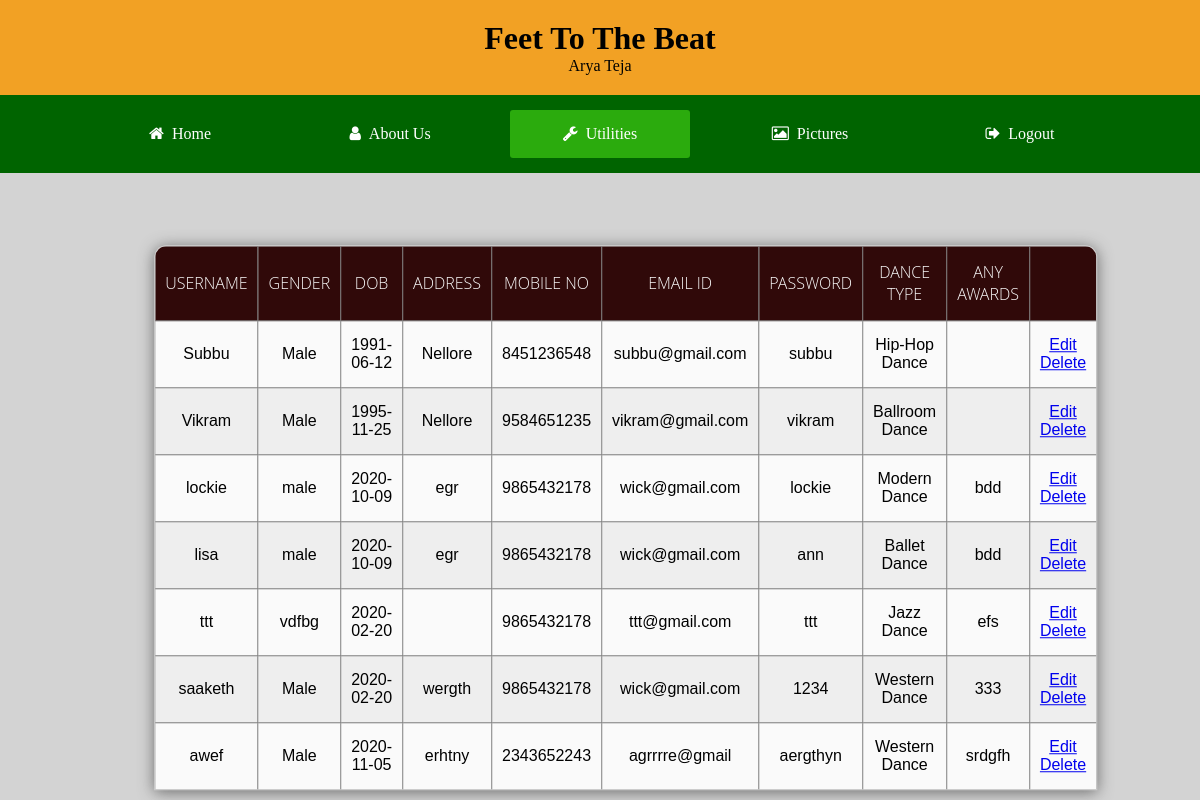
The app's page /admined.php with its own data.
### tables this page shows
CREATE TABLE `tbl_chor_reg` (
  `id` int(11) NOT NULL,
  `username` varchar(50) NOT NULL,
  `gender` text NOT NULL,
  `dob` date NOT NULL,
  `address` varchar(100) NOT NULL,
  `mobile_no` bigint(10) NOT NULL,
  `email_id` varchar(30) NOT NULL,
  `password` varchar(20) NOT NULL,
  `dance_type` varchar(30) NOT NULL,
  `any_awards` varchar(100) NOT NULL
);

### admined.php (the view, shortened to what this page needs)
<!DOCTYPE html>
<html>
<head>
	<link rel="stylesheet" href="style.css">
	<link rel="stylesheet" href="admintable.css">
	<link rel="stylesheet" href="https://stackpath.bootstrapcdn.com/font-awesome/4.7.0/css/font-awesome.min.css">
</head>
<body>
<div class="header">
<h1><b>Feet To The Beat</b></h1>
<?php
					include('connection.php');
					$query=mysqli_query($conn,"select * from `tbl_admin_login`");
					while($row=mysqli_fetch_array($query)){
						?>
						<tr>
						    <td><?php echo $row['fullname']; ?></td>
						</tr>
						<?php
					}
				?>
</div>
</head>
<body>
<div class="menu-bar">
	<ul>
	<li><a href="Home Page.php"><i class="fa fa-home"></i>Home</a></li>
	<li><a href="requestaboutus.php"><i class="fa fa-user"></i>About Us</a>
		</li>
        <li class="active"><a href="#"><i class="fa fa-wrench"></i>Utilities</a>
		</li>
	<li><a href="Picturesad.php"><i class="fa fa-picture-o"></i>Pictures</a>
		</li>
		<li><a href="logout.php"><i class="fa fa-sign-out"></i>Logout</a>
	</ul>
	</div>
<p>&nbsp;</p>
<p>&nbsp; </p>
	<table border="1">
			<thead>
				<th>Username</th>
				<th>Gender</th>
				<th>DOB</th>
				<th>Address</th>
				<th>Mobile No</th>
				<th>Email Id</th>
				<th>Password</th>
				<th>Dance Type</th>
				<th>Any Awards</th>
				<th></th>
			</thead>
			<tbody>
				<?php
					include('connection.php');
					$query=mysqli_query($conn,"select * from `tbl_chor_reg`");
					while($row=mysqli_fetch_array($query)){
						?>
						<tr>
						    <td><?php echo $row['username']; ?></td>
							<td><?php echo $row['gender']; ?></td>
							<td><?php echo $row['dob']; ?></td>
							<td><?php echo $row['address']; ?></td>
							<td><?php echo $row['mobile_no']; ?></td>
							<td><?php echo $row['email_id']; ?></td>
							<td><?php echo $row['password']; ?></td>
							<td><?php echo $row['dance_type']; ?></td>
							<td><?php echo $row['any_awards']; ?></td>
							<td>
								<a href="edit.php?id=<?php echo $row['id']; ?>">Edit</a>
								<a href="delete.php?id=<?php echo $row['id']; ?>">Delete</a>
							</td>
						</tr>
						<?php
					}
				?>
			</tbody>
		</table>
	</body>
</html>

### style.css (style rules this page uses)
* { padding: 0; margin: 0; box-sizing: border-box; }
body { background-image: url("Screenshot.png"); background-color: lightgrey; position: relative; background-size: cover; background-position: center; box-sizing: border-box; font-family: sans-serif; }
.menu-bar { background: rgb(0,100,0); text-align: center; }
.menu-bar ul { display: inline-flex; list-style: none; color: #fff; }
.menu-bar ul li { width: 180px; margin: 15px; padding: 15px; z-index: 3; }
.menu-bar ul li a { padding: 20px; width: 25%; text-decoration: none; color: #fff; }
.active, .menu-bar ul li:hover { background: #2bab0d; border-radius: 3px; }
.menu-bar .fa { margin-right: 8px; }

### admintable.css (style rules this page uses)
* { margin:0; padding: 0; outline: 0; }
table { position: absolute; z-index: 2; left: 60%; top: 0%; transform: translate(-60%,45%); width: 30%; border-collapse: collapse; border-spacing: 0; box-shadow: 0 2px 15px rgba(64,64,64,.7); border-radius: 12px 12px 0 0; overflow: hidden; }
td , th { padding: 15px 10px; text-align: center; }
th { background: rgb(48,9,9); background: radial-gradient(circle, rgba(48,9,9,1) 100%, rgba(48,9,9,1) 100%); color: #fafafa; font-family: 'Open Sans',Sans-serif; font-weight: 200; text-transform: uppercase; }
tr { width: 100%; background-color: #fafafa; font-family: 'Montserrat', sans-serif; }
tr:nth-child(even) { background-color: #eeeeee; }

### admined.php (style rules this page uses)
body { margin: 0; font-family: comic sans ms; }
body { margin: 0; }
.header { background-color: #F2A124; padding: 20px; text-align: center; }

### records on screen
tbl_chor_reg: username "Subbu", gender "Male", dob "1991-06-12", address "Nellore", mobile_no "8451236548", email "subbu@gmail.com", password "subbu", dance_type "Hip-Hop Dance"
tbl_chor_reg: username "Vikram", gender "Male", dob "1995-11-25", address "Nellore", mobile_no "9584651235", email "vikram@gmail.com", password "vikram", dance_type "Ballroom Dance"
tbl_chor_reg: username "lockie", gender "male", dob "2020-10-09", address "egr", mobile_no "9865432178", email "wick@gmail.com", password "lockie", dance_type "Modern Dance", any_awards "bdd"
tbl_chor_reg: username "lisa", gender "male", dob "2020-10-09", address "egr", mobile_no "9865432178", email "wick@gmail.com", password "ann", dance_type "Ballet Dance", any_awards "bdd"
tbl_chor_reg: username "ttt", gender "vdfbg", dob "2020-02-20", mobile_no "9865432178", email "ttt@gmail.com", password "ttt", dance_type "Jazz Dance", any_awards "efs"
tbl_chor_reg: username "saaketh", gender "Male", dob "2020-02-20", address "wergth", mobile_no "9865432178", email "wick@gmail.com", password "1234", dance_type "Western Dance", any_awards "333"
tbl_chor_reg: username "awef", gender "Male", dob "2020-11-05", address "erhtny", mobile_no "2343652243", email "agrrrre@gmail", password "aergthyn", dance_type "Western Dance", any_awards "srdgfh"

### other values on screen
$row['fullname'] "Arya Teja"
